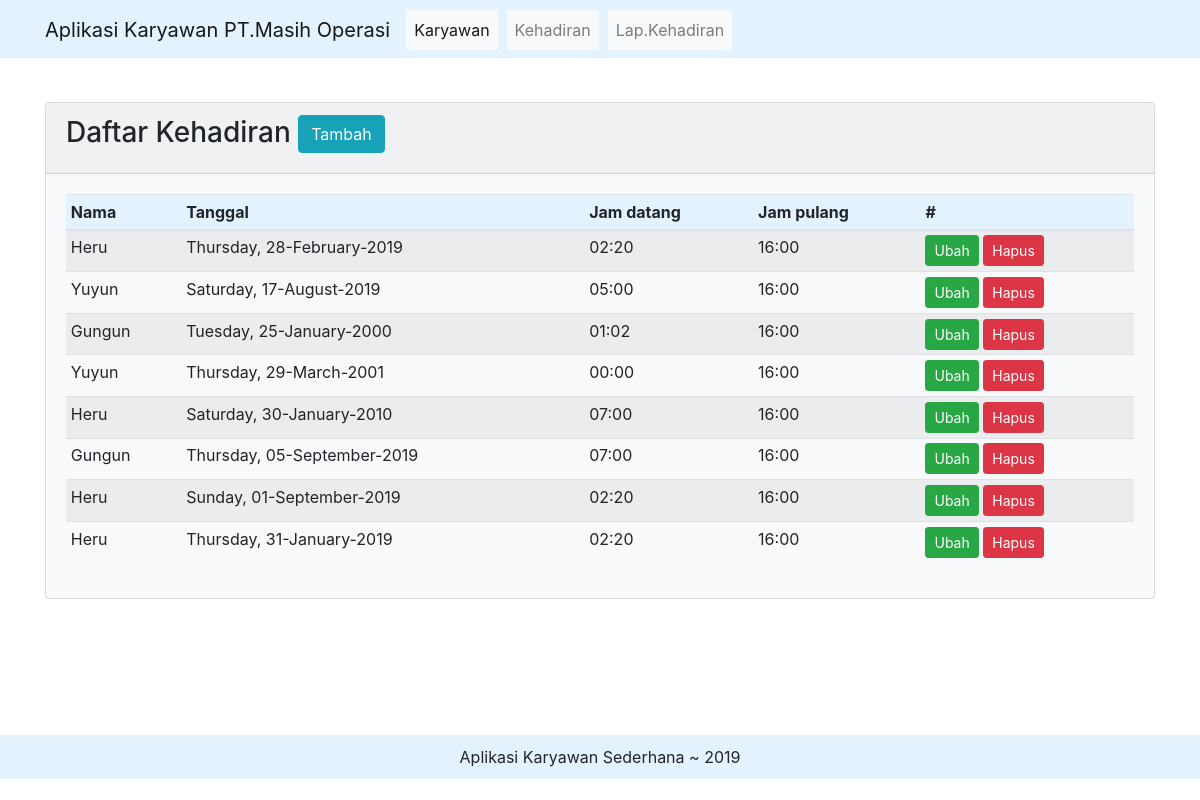
Screenshot of /index_absen.php with the database file from the repository.
### tables this page shows
CREATE TABLE `kehadiran` (
  `id` int(5) NOT NULL AUTO_INCREMENT,
  `karyawan_id` int(3) NOT NULL,
  `tgl` date NOT NULL,
  `datang` time NOT NULL,
  `pulang` time NOT NULL,
  PRIMARY KEY (`id`),
  KEY `karyawan_id` (`karyawan_id`),
  CONSTRAINT `kehadiran_ibfk_1` FOREIGN KEY (`karyawan_id`) REFERENCES `karyawan` (`id`)
);

CREATE TABLE `karyawan` (
  `id` int(3) NOT NULL AUTO_INCREMENT,
  `nama` varchar(60) NOT NULL,
  `jenkel` varchar(10) NOT NULL,
  `jabatan` varchar(20) NOT NULL,
  `no_hp` varchar(16) NOT NULL,
  `alamat` text NOT NULL,
  PRIMARY KEY (`id`)
);

### index_absen.php (the view, shortened to what this page needs)
<?php include('header.php') ?>
	<div class="card  bg-light mb-3">
	<div class="card-header">
		<h3>Daftar Kehadiran
		<a class="btn btn-info" href="tambah_absen.php">Tambah</a>
		</h3>
	</div>
	 <div class="card-body">
		<table class="table table-sm table-striped">
			<thead class="" style="background-color:#e3f2fd!important">
				<th>Nama</th>
				<th>Tanggal</th>
				<th>Jam datang</th>
				<th>Jam pulang</th>
				<th>#</th>
			</thead>
			<tbody>
			<?php
				$con = mysqli_connect("localhost","root","","crudmysqli");
				$query=mysqli_query($con,
					"select kehadiran.*, karyawan.nama as nm_karyawan,
					timediff(kehadiran.pulang,kehadiran.datang) as jam_kerja
					from kehadiran
					left join karyawan ON kehadiran.karyawan_id=karyawan.id");
				while($row=mysqli_fetch_array($query)){
					?>
					<tr>
						<td><?php echo $row['nm_karyawan']; ?></td>
						<td><?php echo date("l, d-F-Y", strtotime($row['tgl'])); ?></td>
						<td><?php echo substr($row['datang'],0,5); ?></td>
						<td><?php echo substr($row['pulang'],0,5); ?></td>
						<td>
						<a class="btn btn-success btn-sm" href="ubah_absen.php?id=<?php echo $row['id']; ?>">Ubah</a>
						<a class="btn btn-danger btn-sm" href="hapus_absen.php?id=<?php echo $row['id']; ?>">Hapus</a>
						</td>
					</tr>
					<?php
				}
			?>
			</tbody>
		</table>
	</div>
	</div>
</div>
<?php include('footer.php') ?>
</body>
</html>

### header.php (shortened to what this page needs)
<!DOCTYPE html>
<html>
<head>
<link rel="stylesheet" href="bootstrap.css">
</head>
<body>
<div class="fluid-container" style="padding-top:0px">
<nav class="navbar navbar-expand-lg navbar-light" style="background-color:#e3f2fd;">
  <div class="container" style="padding-top:2px">
  <a class="navbar-brand" href="index.php">Aplikasi Karyawan PT.Masih Operasi</a>
  <div class="collapse navbar-collapse pull-right" id="navbarSupportedContent">
    <ul class="navbar-nav mr-auto">
      <li class="nav-item active">
        <a class="nav-link btn-light" href="index.php">Karyawan <span class="sr-only">(current)</span></a>
      </li>&nbsp;&nbsp;
      <li class="nav-item">
        <a class="nav-link btn-light" href="index_absen.php">Kehadiran</a>
      </li>&nbsp;&nbsp;
      <li class="nav-item">
        <a class="nav-link btn-light" href="lap_absen.php">Lap.Kehadiran</a>
      </li>
    </ul>
  </div>
  </div>
</nav><br>
</div>
<div class="container" style="padding-top:20px">

### footer.php
<br><br><br><br><br>
<div class="fluid-container" style="background-color:#e3f2fd;padding-top:10px;padding-bottom:10px">
<div class="container text-center">
		Aplikasi Karyawan Sederhana ~ 2019
</div>
</div>

### rows the page displays
kehadiran: karyawan.nama "Heru", tgl "Thursday, 28-February-2019", datang "02:20", pulang "16:00"
kehadiran: karyawan.nama "Yuyun", tgl "Saturday, 17-August-2019", datang "05:00", pulang "16:00"
kehadiran: karyawan.nama "Gungun", tgl "Tuesday, 25-January-2000", datang "01:02", pulang "16:00"
kehadiran: karyawan.nama "Yuyun", tgl "Thursday, 29-March-2001", datang "00:00", pulang "16:00"
kehadiran: karyawan.nama "Heru", tgl "Saturday, 30-January-2010", datang "07:00", pulang "16:00"
kehadiran: karyawan.nama "Gungun", tgl "Thursday, 05-September-2019", datang "07:00", pulang "16:00"
kehadiran: karyawan.nama "Heru", tgl "Sunday, 01-September-2019", datang "02:20", pulang "16:00"
kehadiran: karyawan.nama "Heru", tgl "Thursday, 31-January-2019", datang "02:20", pulang "16:00"
